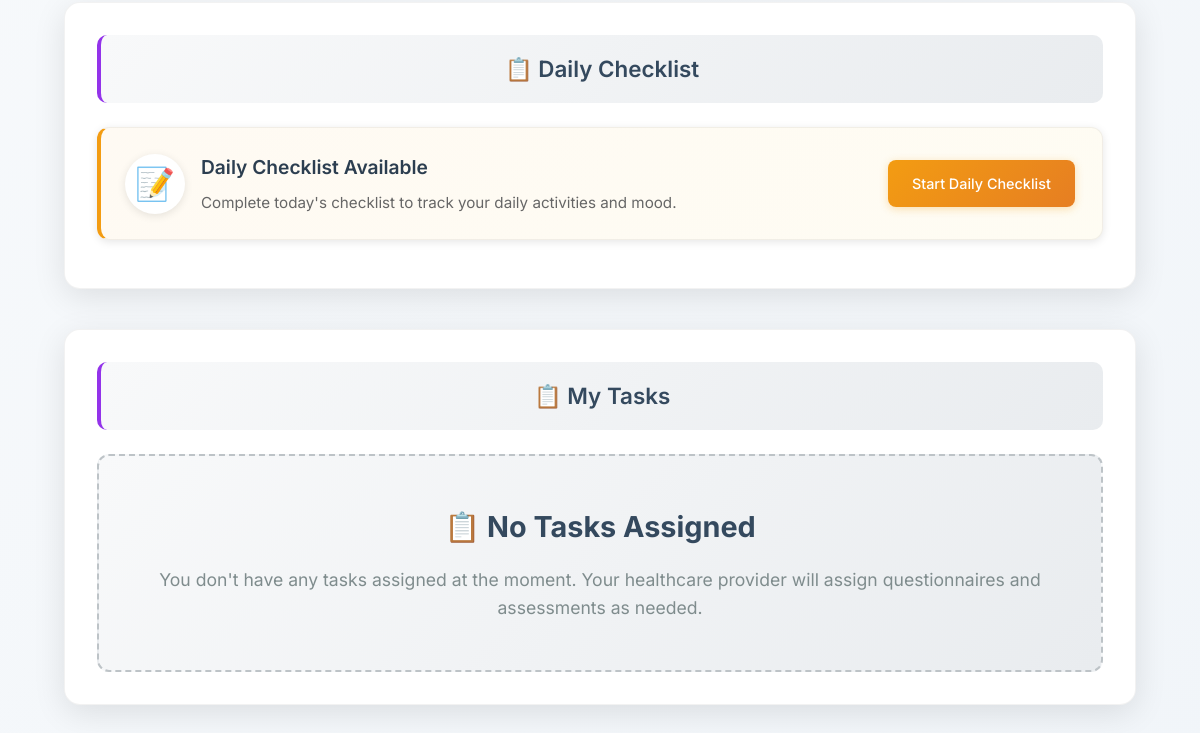
Page /patient-dashboard/ (signed in, lower part) on the earlier database version.
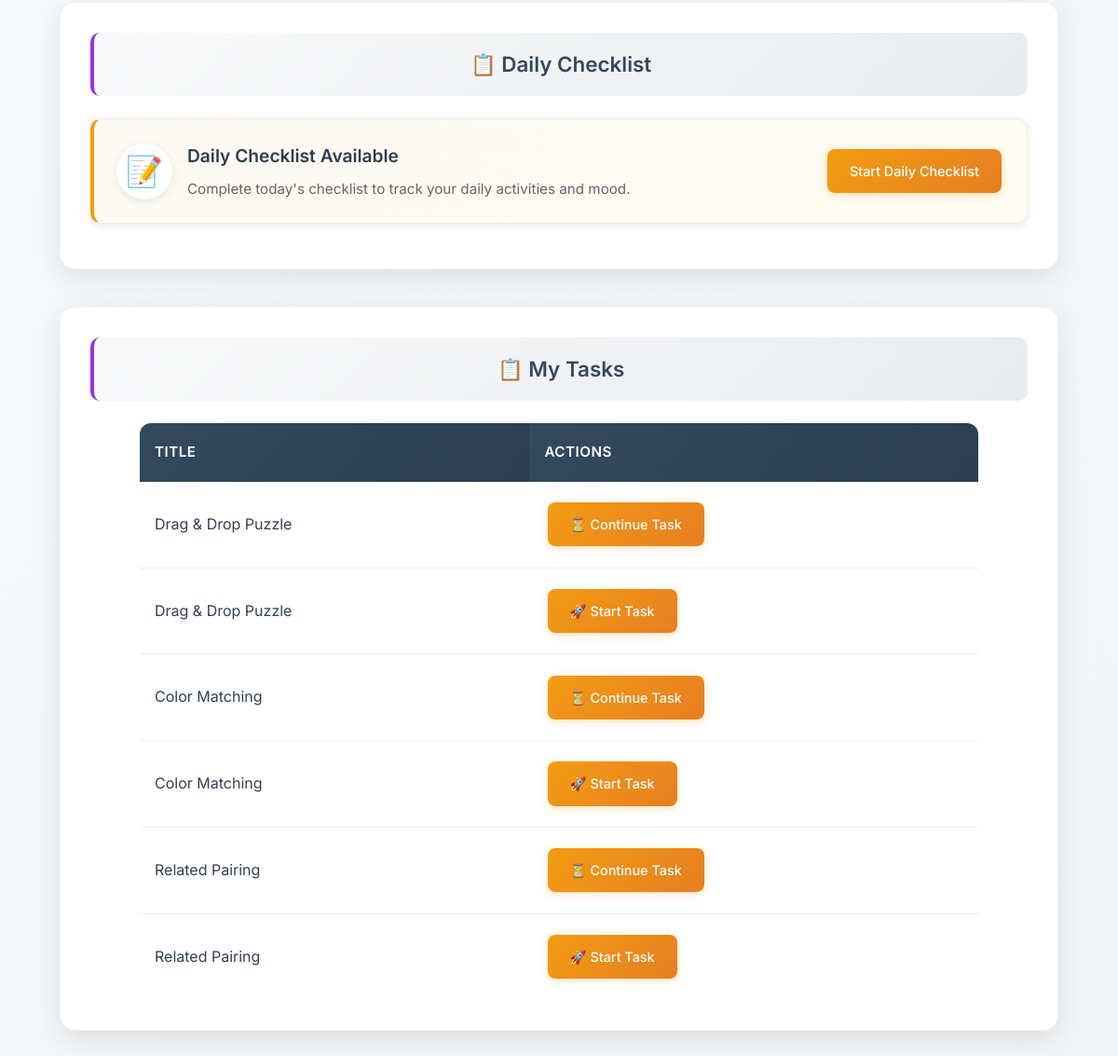
Same page on the later database version.
### taskmanager/models.py (models this page shows, shortened)
class Task(models.Model):
    title = models.CharField(max_length=255)
    description = models.TextField(blank=True, null=True)
    task_type = models.CharField(max_length=50, choices=TASK_TYPES)
    difficulty = models.CharField(
        max_length=50,
        choices=DIFFICULTY_LEVELS,
        blank=True,
        null=True,
        help_text="Cognitive difficulty level for games"
    )
    assigned_by = models.ForeignKey(UserProfile, related_name='assigned_tasks', on_delete=models.CASCADE)
    assigned_to = models.ForeignKey(UserProfile, related_name='tasks', on_delete=models.CASCADE)
    completed_by = models.ForeignKey(UserProfile, related_name='completed_tasks', on_delete=models.SET_NULL, null=True, blank=True)
    status = models.CharField(max_length=20, choices=[
        ('assigned', 'Assigned'),
        ('in_progress', 'In Progress'),
        ('completed', 'Completed'),
    ], default='assigned')
    created_at = models.DateTimeField(auto_now_add=True)
    assigned_at = models.DateTimeField(auto_now_add=True)
    due_date = models.DateTimeField(blank=True, null=True)
    completed_at = models.DateTimeField(null=True, blank=True)
    task_config = models.JSONField(default=dict, blank=True)
    class Meta:
        ordering = ['-created_at']

### users/views.py (the view)
# urls.py: path('patient-dashboard/', views.patient_dashboard, name='patient_dashboard'),
@login_required
def patient_dashboard(request):
    if not hasattr(request.user, 'profile') or request.user.profile.user_type != 'patient':
        messages.error(request, 'You do not have permission to access the patient dashboard.')
        return redirect('home')
    pending_tasks = Task.objects.filter(
        assigned_to=request.user.profile,
        status__in=['assigned', 'in_progress']
    ).order_by('due_date', 'created_at')
    appointments = Appointment.objects.filter(patient=request.user.profile).order_by('datetime')
    daily_checklist_submitted = not DailyChecklistSubmission.can_submit_today(request.user.profile)
    today_submission = DailyChecklistSubmission.get_today_submission(request.user.profile)
    context = {
        'user': request.user,
        'user_type': 'Patient',
        'pending_tasks': pending_tasks,
        'appointments': appointments,
        'daily_checklist_submitted': daily_checklist_submitted,
        'today_submission': today_submission
    }
    return render(request, 'dashboards/patient_dashboard.html', context)

### taskmanager/models.py (called while the page is built)
    @classmethod
    def get_today_submission(cls, patient):
        today = date.today()
        try:
            return cls.objects.get(patient=patient, submission_date=today)
        except cls.DoesNotExist:
            return None

    @classmethod
    def can_submit_today(cls, patient):
        return cls.get_today_submission(patient) is None

### templates/dashboards/patient_dashboard.html (shortened to what this page needs)
{% extends 'layouts/base.html' %}
{% block content %}
<div class="dashboard-container">
    <div class="dashboard-section">
        <h2 class="section-title patient">📋 Daily Checklist</h2>
        {% if daily_checklist_submitted %}
            <div class="daily-checklist-completed">
                <div class="checklist-status">
                    <span class="status-icon">✅</span>
                    <div class="status-text">
                        <h3>Daily Checklist Completed</h3>
                        <p>You've already submitted today's checklist. Great job!</p>
                        {% if today_submission %}
                            <p class="submission-info">Submitted on {{ today_submission.created_at|date:"F j, Y" }} at {{ today_submission.created_at|time:"g:i A" }}</p>
                        {% endif %}
                    </div>
                </div>
                <div class="checklist-actions">
                    <a href="{% url 'taskmanager:daily_checklist_results' %}" class="action-btn view-btn">View Results</a>
                </div>
            </div>
        {% else %}
            <div class="daily-checklist-pending">
                <div class="checklist-status">
                    <span class="status-icon">📝</span>
                    <div class="status-text">
                        <h3>Daily Checklist Available</h3>
                        <p>Complete today's checklist to track your daily activities and mood.</p>
                    </div>
                </div>
                <div class="checklist-actions">
                    <a href="{% url 'taskmanager:daily_checklist_submit' %}" class="action-btn start-btn">Start Daily Checklist</a>
                </div>
            </div>
        {% endif %}
    </div>
    <div class="dashboard-section">
        <h2 class="section-title patient">📋 My Tasks</h2>
        {% if pending_tasks %}
        <div class="tasks-list">
            <table class="enhanced-table">
                <thead>
                    <tr>
                        <th>Title</th>
                        <th>Actions</th>
                    </tr>
                </thead>
                <tbody>
                {% for task in pending_tasks %}
                    <tr>
                        <td>
                            {{ task.title }}
                        </td>
                        <td>
                            <a href="{% url 'taskmanager:take_task' task.id %}" class="action-btn start-btn">
                                {% if task.status == 'assigned' %}
                                    🚀 Start Task
                                {% else %}
                                    ⏳ Continue Task
                                {% endif %}
                            </a>
                        </td>
                    </tr>
                {% endfor %}
                </tbody>
            </table>
        </div>
        {% else %}
        <div class="empty-state-main">
            <h2>📋 No Tasks Assigned</h2>
            <p>You don't have any tasks assigned at the moment. Your healthcare provider will assign questionnaires and assessments as needed.</p>
        </div>
        {% endif %}
    </div>
</div>
{% endblock %}

Differences in the rows shown:
added Task: title "Drag & Drop Puzzle", status "⏳ Continue Task"
added Task: title "Drag & Drop Puzzle", status "🚀 Start Task"
added Task: title "Color Matching", status "⏳ Continue Task"
added Task: title "Color Matching", status "🚀 Start Task"
added Task: title "Related Pairing", status "⏳ Continue Task"
added Task: title "Related Pairing", status "🚀 Start Task"
Other differences:
text no longer shown: "📋 No Tasks Assigned You don't have any tasks assigned at the moment. Your healthcare provider will assign questionnaires and assessments as needed."
text now shown: "TITLE ACTIONS"
